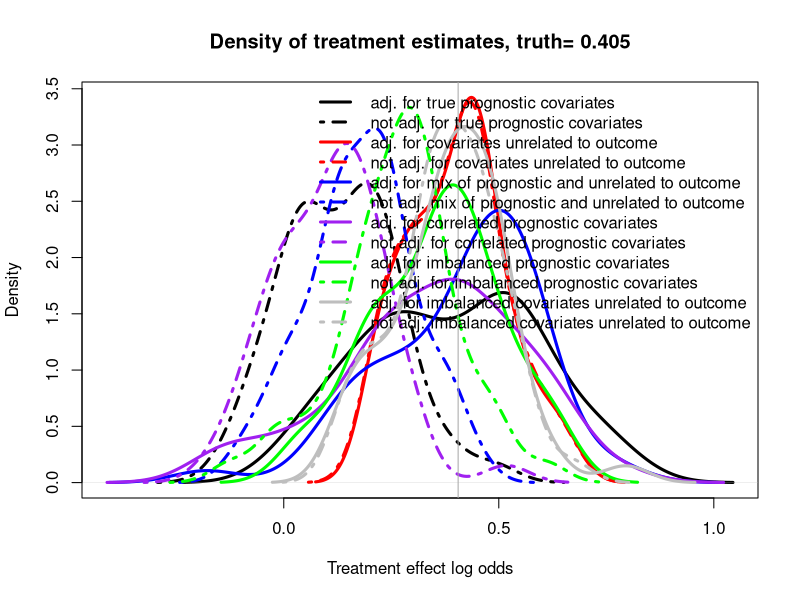
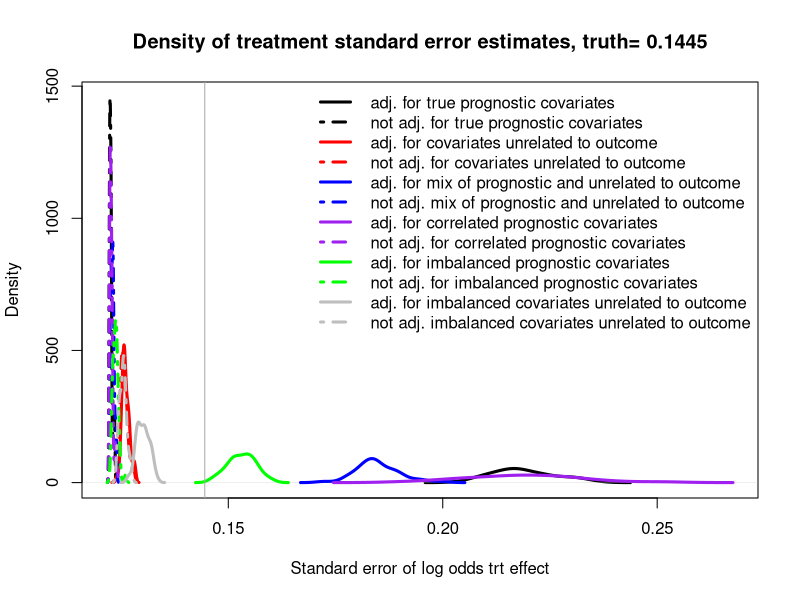

The R source for these figures, in order: (Note: this script raises an error after producing the figures.)
# R code to help reproduce app
# logistic regression covariate adjustment

#~~~~~~~~~~~~~~~~~~~~~~~~~~~~~~~~~~~~~~~~~~~~~~~~~~~~~~~~~~~~~~~~~~~~~~~~~~~~~~~~~~~~~~~


    #~~~~~~~~~~~~~~~~~~~~~~~~~~~~~~~~~~~~~~~~~~~~~~~~~~~~~~~~~~~~~~~~~~~~~~~~~~~~~~~~~~~~~~~
    
    rm(list=ls()) 
    set.seed(333) # reproducible
    
    library(Hmisc)
    library(reshape)
    library(rms)
    library(ggplot2)
    library(tidyverse)
    library(Matrix)
    
    options(max.print=1000000)    
    
    
    ## convenience functions
    p0 <- function(x) {formatC(x, format="f", digits=0)}
    p1 <- function(x) {formatC(x, format="f", digits=1)}
    p2 <- function(x) {formatC(x, format="f", digits=2)}
    p3 <- function(x) {formatC(x, format="f", digits=3)}
    p4 <- function(x) {formatC(x, format="f", digits=4)}
    p5 <- function(x) {formatC(x, format="f", digits=5)}
    
    logit <- function(p) log(1/(1/p-1))
    expit <- function(x) 1/(1/exp(x) + 1)
    inv_logit <- function(logit) exp(logit) / (1 + exp(logit))
    is.even <- function(x){ x %% 2 == 0 } # function to identify odd maybe useful
    
    options(width=200)
    options(scipen=999)
    w=4  # line type
    ww=3 # line thickness
    wz=1 
    
    
    RR=.37  # used to limit correlations between variables
    sd1= 3  # for X covariates sd
    
    # links to Rdata objects uploaded to Git, these are pre run simulations see the save function
    # see line 1224 for the save function
    pp<- "https://github.com/eamonn2014/RCT-covariate-adjust-binary-response/raw/master/cov-adj-binary-response/A%205000%20default%20settings%20theta%20log1.5%20-1.00%20-0.67%20-0.43.Rdata" # 5000 default log1.5 -1 -.67 -.43
    pp2<-"https://github.com/eamonn2014/RCT-covariate-adjust-binary-response/raw/master/cov-adj-binary-response/B%205000%20default%20settings%20theta%20log0.5%20-1.68%20-1.39%20%200.71.Rdata"
    pp3<-"https://github.com/eamonn2014/RCT-covariate-adjust-binary-response/raw/master/cov-adj-binary-response/C%205000%20default%20settings%20theta%20log2%20-3.46%20-1.05%20%201.15%20p1=.75.Rdata"
    pp4<-"https://github.com/eamonn2014/RCT-covariate-adjust-binary-response/raw/master/cov-adj-binary-response/D_10Ksims_5covariates_p1_0.12_theta_log1.3_covariates_-1.02%20_0.42_0.43_0.61%20_1.01_3_prog.Rdata"
    #~~~~~~~~~~~~~~~~~~~~~~~~~~~~~~~~~~~~~~~~~~~~~~~~~~~~~~~~~~~~~~~~~~~~~~~~~~~~~~~~~
    # load(url(pp))
    
    K1<-K<-3 
    Kp<-2
    p1<-0.35 
    theta<-log(1.5)
    pow <- .90 
    alpha<-5/100
    Fact<-3 
    simuls<-50 
    covar<-2 

  #~~~~~~~~~~~~~~~~~~~~~~~~~~~~~~~~~~~~~~~~~~~~~~~~~~~~~~~~~~~~~~~~~~~~~~~~~~
  #power the examples
  post.odds <- p1/(1-p1) * exp(theta)
  post.prob <- post.odds/(1+post.odds)
  Po <- bsamsize(p1, post.prob, fraction=.5, alpha=alpha, power=pow)  # getting the sampe size
  
  MM <- N <-ceiling(Po[1][[1]])*2  # total will always be even
  bigN <- MM  
  N1 <- MM/2
  N2 <- N1
  
  # not used, as I want se for log odds ratio 
  # se. <- sqrt(  p1*(1-p1) /(N1) +    post.prob*(1- post.prob)/(N2) ) 
  
  

#~~~~~~~~~~~~~~~~~~~~~~~~~~~~~~~~~~~~~~~~~~~~~~~~~~~~~~~~~~~~~~~~~~~~~~~~~~~~~~~~~~~~~~~~~~~~~~~~~~~~~~~~~~~~~~~~~~~~~~
# SIMULATION CODE STARTS HERE
# here is code to simulate scenarios prognostic covariates, covariates unrelated to y, mix of pro and unrelated to y covariates, 
#~~~~~~~~~~~~~~~~~~~~~~~~~~~~~~~~~~~~~~~~~~~~~~~~~~~~~~~~~~~~~~~~~~~~~~~~~~~~~~~~~~~~~~~~~~~~~~~~~~~~~~~~~~~~~~~~~~~~~~~

N1 <-  N # 
#~~~~~~~~~~~~~~~~~~~~~~~~~~~~~~~~~~~~~~~~~~~~~~~~~~~~~~~~~~~~~~~~~~~~~~~~~~
theta1 <- theta
# making up some beta coefficients, fixed for all simulations as it is outside loop
tx <- abs(-theta1)
b1 <- round(sort(runif(K1, -tx*Fact, tx*Fact)), digits=2) 

simfun <- function(N=N1, K=K1, a=log(p1/(1-p1)), sigma=sigma1, theta=(theta1), b=b1) {
  
  # randomi <- runif(N)  
  # we can select this, does not seem to have a big impact
  if (covar==1) {  
    X <- array(runif(N*K , -1,1), c(N,K))     # initially covars were uniform dist
  } else {
    X <- array(rnorm(N*K, 0, sd1), c(N,K))   
  }
  
  z <- sample(c(0,1), N, replace=T)            # treatment indicators
  
  # NEW CODE
  lp<-NULL
  lp = a+ X %*% b + theta*z 
  y <- ifelse(runif(N)  < plogis(lp), 1, 0)    # one liner RANDOM!!!
  lp<-NULL
  lp = a + theta*z 
  y2 <- ifelse(runif(N)  < plogis(lp), 1, 0)   # one liner RANDOM!!!
  lp<-NULL
  lp <- a+ X[,1:Kp] %*% b[1:Kp] + theta*z      # just have 3 variables associated with response
  y3 <- ifelse(runif(N)  < plogis(lp), 1, 0)   # one liner RANDOM!!!
  
  data.frame(X=X, y=y, z=z, y2=y2, y3=y3)
  
}

#https://stackoverflow.com/questions/5251507/how-to-succinctly-write-a-formula-with-many-variables-from-a-data-frame

# function to run the analyses
statfun <- function(d) {
  
  #~~~~~~~~~~~~~~~~~~~~~~~~~~~~~~~~~~~~~
  zz <- glm(y~.-y2-y3, data=d,   family = "binomial")     ## adjusting for prognostic X, y2 is not included by use of the '-'
  f <-  summary(zz)
  
  zz1 <- glm(y~z, data=d,   family = "binomial")          ## not adjusting for prognostic X, only trt. indicator included
  f1 <-  summary(zz1)
  #~~~~~~~~~~~~~~~~~~~~~~~~~~~~~~~~~~~~~
  zz2 <- glm(y2~.-y-y3,data=d,   family = "binomial")     ## adjusting for X which are not prognostic
  f2 <-  summary(zz2)
  
  zz3 <- glm(y2~z, data=d,   family = "binomial")         ## not adjusting for X which are not prognostic
  f3 <-  summary(zz3)
  #~~~~~~~~~~~~~~~~~~~~~~~~~~~~~~~~~~~~~
  zz4 <- glm(y3~.-y-y2,data=d,   family = "binomial")     ## adjusting some X  are prognostic
  f4 <-  summary(zz4)
  
  zz5 <- glm(y3~z, data=d,   family = "binomial")         ## not adjusting when some X  are prognostic
  f5 <-  summary(zz5)
  #~~~~~~~~~~~~~~~~~~~~~~~~~~~~~~~~~~~~~# 
  
  cbind(
    
    coef(f)["z", "Estimate"],
    coef(f)["z", "Std. Error"],
    
    coef(f1)["z", "Estimate"],
    coef(f1)["z", "Std. Error"],
    
    coef(f2)["z", "Estimate"],
    coef(f2)["z", "Std. Error"],
    
    coef(f3)["z", "Estimate"],
    coef(f3)["z", "Std. Error"], #8
    
    coef(f4)["z", "Estimate"],
    coef(f4)["z", "Std. Error"],
    
    coef(f5)["z", "Estimate"],
    coef(f5)["z", "Std. Error"],
    
    # collect p values
    coef(f)["z", "Pr(>|z|)"]  < alpha,  #13    
    coef(f1)["z", "Pr(>|z|)"] < alpha,
    coef(f2)["z", "Pr(>|z|)"] < alpha,
    coef(f3)["z", "Pr(>|z|)"] < alpha,
    coef(f4)["z", "Pr(>|z|)"] < alpha,
    coef(f5)["z", "Pr(>|z|)"] < alpha  , #18
    ## mse
    #mse for logistic regression https://rdrr.io/cran/dvmisc/man/get_mse.html
    sum(zz$residuals^2) / zz$df.residual ,
    sum(zz1$residuals^2) / zz1$df.residual, 
    sum(zz2$residuals^2) / zz2$df.residual ,
    sum(zz3$residuals^2) / zz3$df.residual ,
    sum(zz4$residuals^2) / zz4$df.residual ,
    sum(zz5$residuals^2) / zz5$df.residual ,
    
    (quantile( sum(zz$residuals^2) / zz$df.residual , .025)), #25
    (quantile( sum(zz$residuals^2) / zz$df.residual , .975)), 
    (quantile( sum(zz1$residuals^2) / zz1$df.residual , .025)), #25
    (quantile( sum(zz1$residuals^2) / zz1$df.residual , .975)), 
    (quantile( sum(zz2$residuals^2) / zz2$df.residual , .025)), #25
    (quantile( sum(zz2$residuals^2) / zz2$df.residual , .975)), 
    (quantile( sum(zz3$residuals^2) / zz3$df.residual , .025)), #25
    (quantile( sum(zz3$residuals^2) / zz3$df.residual , .975)), 
    (quantile( sum(zz4$residuals^2) / zz4$df.residual , .025)), #25
    (quantile( sum(zz4$residuals^2) / zz4$df.residual , .975)), 
    (quantile( sum(zz5$residuals^2) / zz5$df.residual , .025)), #25
    (quantile( sum(zz5$residuals^2) / zz5$df.residual , .975)), 
    
    f$aic,  #37
    f1$aic,
    f2$aic,
    f3$aic,
    f4$aic,
    f5$aic ,   #42
    
    # https://thestatsgeek.com/2014/02/08/r-squared-in-logistic-regression/
    1-(-f$deviance/2)/(-f$null.deviance/2),
    1-(-f1$deviance/2)/(-f1$null.deviance/2),
    1-(-f2$deviance/2)/(-f2$null.deviance/2),
    1-(-f3$deviance/2)/(-f3$null.deviance/2),
    1-(-f4$deviance/2)/(-f4$null.deviance/2),
    1-(-f5$deviance/2)/(-f5$null.deviance/2)
  )
}

library(plyr)
res <- raply(simuls, statfun(simfun())) # run the model many times
# summarize
result <- apply(res,2,mean)
q1.result <- apply(res,2, quantile, probs=c(0.025), na.rm=TRUE)
q2.result <- apply(res,2, quantile, probs=c(0.975), na.rm=TRUE)
# collect




#~~~~~~~~~~~~~~~~~~~~~~~~~~~~~~~~~~~~~~~~~~~~~~~~~~~~~~~~~~~~~~~~~~~~~~~~~~~~
 

#~~~~~~~~~~~~~~~~~~~~~~~~~~~~~~~~~~~~~~~~~~~~~~~~~~~~~~~~~~~~~~~~~~~~~~~~~~~~~~~~~~~~~~~~~~~~~~~~~~~~~~~~~~~~~~~~~~~~~~~
# simulation code 2 do the same as the first simulation code, but this time correlated covariates are created
#~~~~~~~~~~~~~~~~~~~~~~~~~~~~~~~~~~~~~~~~~~~~~~~~~~~~~~~~~~~~~~~~~~~~~~~~~~~~~~~~~~~~~~~~~~~~~~~~~~~~~~~~~~~~~~~~~~~~~~~
 
  #~~~~~~~~~~~~~~~~~~~~~~~~~~~~~~~~~~~~~~~~~~~~~~~~~~~~~~~~~~~~~~~~~~~~~~~~~~
  # simulate models many times collect estimate and SE
  
  simfun2 <- function(N=N1, K=K1, a=log(p1/(1-p1)), theta=(theta1), b=b1) {
    # randomi <- runif(N)  
    x <- Matrix(runif(K*K,-RR,RR), K)   # create a correlation matrix randomly , wont allow very high correlations
    
    A <- forceSymmetric(x)
    
    diag(A) <- 1
    
    M <- A
    
    M <- nearPD(M, conv.tol = 1e-7)$mat # default
    # Cholesky decomposition
    L = chol(M)
    nvars = dim(L)[1]
    
    # Random variables that follow an M correlation matrix
    r = t(L) %*% matrix(rnorm(nvars*N, 0,sd1), nrow=nvars, ncol=N)  #2,2
    r = t(r)
    
    r <- as.matrix(r)#
    rdata <- as.data.frame(r)
    XX<- as.matrix(rdata)
    z <- sample(c(0,1), N, replace=T)                # treatment indicator
    lp<-NULL
    lp <- a+ XX %*% b + theta*z     # betas created earlier
    y <- ifelse(runif(N)  < plogis(lp), 1, 0)   # one line
    
    data.frame(X=XX, y=y, z=z)
    
  }
  
  #https://stackoverflow.com/questions/5251507/how-to-succinctly-write-a-formula-with-many-variables-from-a-data-frame
  
  statfun2 <- function(d) {
    #~~~~~~~~~~~~~~~~~~~~~~~~~~~~~~~~~~~~~
    zz <- glm(y~. , data=d,   family = "binomial")      ## adjusting for prognostic X, y2 is not included by use of the '-'
    f <-  summary(zz)
    
    zz1 <- glm(y~z , data=d,   family = "binomial")      ## adjusting for prognostic X, y2 is not included by use of the '-'
    f1 <-  summary(zz1)
    
    cbind(
      coef(f)["z", "Estimate"],
      coef(f)["z", "Std. Error"],
      coef(f1)["z", "Estimate"],
      coef(f1)["z", "Std. Error"], 
      
      coef(f)["z", "Pr(>|z|)"]  < alpha,   
      coef(f1)["z", "Pr(>|z|)"]  < alpha,
      
      ## mse
      sum(zz$residuals^2) / zz$df.residual ,
      sum(zz1$residuals^2) / zz1$df.residual, 
      
      (quantile( sum(zz$residuals^2) / zz$df.residual , .025)), #25
      (quantile( sum(zz$residuals^2) / zz$df.residual , .975)), 
      
      (quantile( sum(zz1$residuals^2) / zz1$df.residual , .025)), #25
      (quantile( sum(zz1$residuals^2) / zz1$df.residual , .975)), 
      
      f$aic,  #37
      f1$aic,
      
      # https://thestatsgeek.com/2014/02/08/r-squared-in-logistic-regression/
      1-(-f$deviance/2)/(-f$null.deviance/2),
      1-(-f1$deviance/2)/(-f1$null.deviance/2)
      
    )
    
  }
  
  library(plyr)
  res2 <- raply(simuls, statfun2(simfun2())) # run the model many times
  result2 <- apply(res2,2,mean)
  q1.result2 <- apply(res2,2, quantile, probs=c(0.025), na.rm=TRUE)
  q2.result2 <- apply(res2,2, quantile, probs=c(0.975), na.rm=TRUE)
  
 

#~~~~~~~~~~~~~~~~~~~~~~~~~~~~~~~~~~~~~~~~~~~~~~~~~~~~~~~~~~~~~~~~~~~~~~~~~~~~~~~~~~~~~~~~~~~~~~~~~~~~~~~~~~~~~~~~~~~~~~~
# do the same as the first simulation code, but this time imbalanced covariates are created
#~~~~~~~~~~~~~~~~~~~~~~~~~~~~~~~~~~~~~~~~~~~~~~~~~~~~~~~~~~~~~~~~~~~~~~~~~~~~~~~~~~~~~~~~~~~~~~~~~~~~~~~~~~~~~~~~~~~~~~~
   # simulate models many times collect estimate and SE
  
  simfun3<- function(N=N1, K=K1, a=log(p1/(1-p1)),  theta=(theta1), b=b1) {
    
    MM = N
    N2=MM/2
    N1=N2 
    
    if (covar==1) {  
      X1 <- array(runif(N1*K , -1,1), c(N1,K))  
      X2 <- array(runif(N2*K , -.8,1.2), c(N2,K))   ##imbalance compared to above
      XY <- X <- rbind(X1,X2)
    } else {
      X1 <- array(rnorm(N1*K, 0,  1), c(N1,K))  
      X2 <- array(rnorm(N2*K, .3, 1), c(N2,K))   ##imbalance compared to above
      XY <- X <- rbind(X1,X2)
    }
    
    #~~~~~~~~~~~~~~~~~~~~~~~~~~~~~~~~~~~~~~~~~~~~~~~~~~~~
    #randomi <- runif(N) 
    z <- rep(0:1, c(N1,N2))  #assign 1 so we maintain shift in arms
    lp<-NULL
    lp = a+ X %*% b + theta*z 
    y <- ifelse(runif(N)  < plogis(lp), 1, 0)   # one liner RANDOM!!!
    lp<-NULL
    lp = a + theta*z 
    y2 <- ifelse(runif(N)  < plogis(lp), 1, 0)   # one liner RANDOM!!!
    
    data.frame(X=XY, y=y, z=z, y2=y2)
    
  }
  
  #https://stackoverflow.com/questions/5251507/how-to-succinctly-write-a-formula-with-many-variables-from-a-data-frame
  
  statfun3 <- function(d) {
    #~~~~~~~~~~~~~~~~~~~~~~~~~~~~~~~~~~~~~
    
    zz <- glm(y~.-y2,  data=d,   family = "binomial")      ## adjusting for prognostic X, y2 is not included by use of the '-'
    f <-  summary(zz)
    
    zz1 <- glm(y~z,  data=d,   family = "binomial")      ## adjusting for prognostic X, y2 is not included by use of the '-'
    f1 <-  summary(zz1)
    
    zz2 <- glm(y2~.-y,  data=d,   family = "binomial")      ## adjusting for prognostic X, y2 is not included by use of the '-'
    f2 <-  summary(zz2)
    
    zz3 <- glm(y2~z,  data=d,   family = "binomial")      ## adjusting for prognostic X, y2 is not included by use of the '-'
    f3 <-  summary(zz3)
    
    cbind(
      coef(f)["z", "Estimate"],
      coef(f)["z", "Std. Error"],
      
      coef(f1)["z", "Estimate"],
      coef(f1)["z", "Std. Error"],
      
      coef(f2)["z", "Estimate"],
      coef(f2)["z", "Std. Error"],
      
      coef(f3)["z", "Estimate"],
      coef(f3)["z", "Std. Error"], #8
      
      # collect p values for power
      coef(f)["z", "Pr(>|z|)"]  < alpha,  #9
      coef(f1)["z", "Pr(>|z|)"] < alpha,
      coef(f2)["z", "Pr(>|z|)"] < alpha,
      coef(f3)["z", "Pr(>|z|)"] < alpha,
      
      ## mse
      #mse for logistic regression https://rdrr.io/cran/dvmisc/man/get_mse.html
      sum(zz$residuals^2) / zz$df.residual ,
      sum(zz1$residuals^2) / zz1$df.residual, 
      sum(zz2$residuals^2) / zz2$df.residual ,
      sum(zz3$residuals^2) / zz3$df.residual ,
      
      
      (quantile( sum(zz$residuals^2) / zz$df.residual , .025)), #25
      (quantile( sum(zz$residuals^2) / zz$df.residual , .975)), 
      
      (quantile( sum(zz1$residuals^2) / zz1$df.residual , .025)), #25
      (quantile( sum(zz1$residuals^2) / zz1$df.residual , .975)), 
      
      (quantile( sum(zz2$residuals^2) / zz2$df.residual , .025)), #25
      (quantile( sum(zz2$residuals^2) / zz2$df.residual , .975)), 
      
      (quantile( sum(zz3$residuals^2) / zz3$df.residual , .025)), #25
      (quantile( sum(zz3$residuals^2) / zz3$df.residual , .975)), 
      
      f$aic,  #37
      f1$aic,
      f2$aic,
      f3$aic,
      
      # https://thestatsgeek.com/2014/02/08/r-squared-in-logistic-regression/
      1-(-f$deviance/2)/(-f$null.deviance/2),
      1-(-f1$deviance/2)/(-f1$null.deviance/2),
      1-(-f2$deviance/2)/(-f2$null.deviance/2),
      1-(-f3$deviance/2)/(-f3$null.deviance/2) 
      
    )
    
  }
  
  library(plyr)
  res3 <- raply(simuls, statfun3(simfun3())) # run the model many times
  # summarize
  result3 <- apply(res3,2,mean)
  q1.result3 <- apply(res3,2, quantile, probs=c(0.025), na.rm=TRUE)
  q2.result3 <- apply(res3,2, quantile, probs=c(0.975), na.rm=TRUE)
  # collect
 

#~~~~~~~~~~~~~~~~~~~~~~~~~~~~~~~~~~~~~~~~~~~~~~~~~~~~~~~~~~~~~~~~~~~~~~
# simulation plots
#~~~~~~~~~~~~~~~~~~~~~~~~~~~~~~~~~~~~~~~~~~~~~~~~~~~~~~~~~~~~~~~~~~~~~~
# collect simulation trt effect estimates from simulation and plot!

  
  
  d1 <-  density(res[,1] )
  d2 <-  density(res[,3] )
  d3 <-  density(res[,5] )
  d4 <-  density(res[,7] )
  d5 <-  density(res[,9] )
  d6 <-  density(res[,11] )
  d7 <-  density(res2[,1] )
  d8 <-  density(res2[,3] )
  d9 <-   density(res3[,1] )
  d10 <-  density(res3[,3] )
  d11 <-  density(res3[,5] )
  d12 <-  density(res3[,7] )
  
  dz <- max(c(d1$y, d2$y, d3$y, d4$y, d5$y, d6$y, d7$y, d8$y  , d9$y, d10$y, d11$y, d12$y  ))
  dx <- range(c(d1$x,d2$x,  d3$x, d4$x, d5$x, d6$x, d7$x, d8$x   , d9$x, d10$x, d11$x, d12$x  ))
  
  
    plot((d1), xlim = dx, main=paste0("Density of treatment estimates, truth= ",p3(theta1),""), ylim=c(0,dz),lty=wz, lwd=ww,
         xlab="Treatment effect log odds",  
         ylab="Density")                           
    lines( (d2), col = "black", lty=w, lwd=ww)  
    lines( (d3), col = "red", lty=wz, lwd=ww)    
    lines( (d4), col = "red", lty=w, lwd=ww)          
    lines( (d5), col = "blue", lty=wz, lwd=ww)       
    lines( (d6), col = "blue", lty=w, lwd=ww)       
    lines( (d7), col = "purple", lty=wz, lwd=ww)       
    lines( (d8), col = "purple", lty=w, lwd=ww)       
    
    lines( (d9), col = "green", lty=wz, lwd=ww)       
    lines( (d10), col = "green", lty=w, lwd=ww)       
    lines( (d11), col = "grey", lty=wz, lwd=ww)       
    lines( (d12), col = "grey", lty=w, lwd=ww)  
    
 
  
  abline(v = theta1, col = "darkgrey")                
  legend("topright",       # Add legend to density
         legend = c(" adj. for true prognostic covariates", 
                    " not adj. for true prognostic covariates" ,
                    " adj. for covariates unrelated to outcome", 
                    " not adj. for covariates unrelated to outcome",
                    " adj. for mix of prognostic and unrelated to outcome", 
                    " not adj. mix of prognostic and unrelated to outcome", 
                    " adj. for correlated prognostic covariates", 
                    " not adj. for correlated prognostic covariates",
                    " adj. for imbalanced prognostic covariates", 
                    " not adj. for imbalanced prognostic covariates", 
                    " adj. for imbalanced covariates unrelated to outcome", 
                    " not adj. imbalanced covariates unrelated to outcome"
                    
         ),
         col = c("black", "black","red","red","blue", "blue", "purple", "purple", "green", "green", "grey", "grey"),
         lty = c(wz, w,wz,w,wz,w,wz,w,wz,w,wz,w)  ,lwd=ww
         , bty = "n", cex=1)
 

#~~~~~~~~~~~~~~~~~~~~~~~~~~~~~~~~~~~~~~~~~~~~~~~~~~~~~~~~~~~~~~~~~~~~~~~~~~~~~~~~~~~~~~~~~~~~~~~~~~~~~~~    
#~~~~~~~~~~~~~~~~~~~~~~~~~~~~~~~~~~~~~~~~~~~~~~~~~~~~~~~~~~~~~~~~~~~~~~~~~~~~~~~~~~~~~~~~~~~~~~~~~~~~~~~
#~~~~~~~~~~~~~~~~~~~~~~~~~~~~~~~~~~~~~~~~~~~~~~~~~~~~~~~~~~~~~~~~~~~~~~~~~~~~~~~~~~~~~~~~~~~~~~~~~~~~~~~    
#~~~~~~~~~~~~~~~~~~~~~~~~~~~~~~~~~~~~~~~~~~~~~~~~~~~~~~~~~~~~~~~~~~~~~~~~~~~~~~~~~~~~~~~~~~~~~~~~~~~~~~~    

# Need to be able to calculate logistic regression se analytically base on p1 and OR?
# so for now we do simulation, not ideal

 
# 
#   N<- mcmc()$N
# 
#   ## function to simulate simple dataset #####################################################################
#   
#   fun.d<-function(nsample, drug.allocation, 
#                   alpha,  beta.drug,
#                   seed=NULL){ 
#     
#     if (!is.null(seed)) set.seed(seed)
#     
#     drug<- (rbinom(nsample, 1, prob =drug.allocation ))   
#     
#     Xmat <- model.matrix(~ drug )
#     beta.vec <- c(alpha,  beta.drug )
#     
#     lin.pred <- Xmat[,] %*% beta.vec                 # Value of lin.predictor
#     exp.p <- exp(lin.pred) / (1 + exp(lin.pred))     # Expected proportion
#     y <- rbinom(n = nsample, size = 1, prob = exp.p) # Add binomial noise
#     #y<- runif(nsample) <  exp.p                     # alternatively ads noise in this way
#     
#     d<-as.data.frame(cbind(y, drug))         # create a dataset
#     
#     return(d)
#     
#   }
#   
#  # function to pull out se######################################################################################
#   simfunc <- function(d) {
#     fit1 <- glm(y  ~ drug , d, family = binomial) 
#     c( summary(fit1)$coef["drug","Std. Error"] )   # collect se
#   }
#   
#  ################################################################################################################
#  out <- replicate(1000, simfunc(fun.d( nsample=N, drug.allocation=0.5,    
#                                       alpha=log(p1/(1-p1)),  # turn prob into odds and enter this here
#                                       beta.drug=(theta1))))
# 
# ################################################################################################################
#  se. <- mean(out)
# 
#    
# return(list(   
#   
#   se.=se. 
# ))

###############################################################################################################
# True standard error 
# not relying on simulation
# logistic regression se by hand for log odds ratio of drug effect based on p1 and OR from which N is calculated
############################################################################################################### 
 
  
 
  
  
  (post.odds <- p1/(1-p1) *  (theta1))          # calculate post odds
  (p2 <-post.prob <- post.odds/(post.odds+1))  # calculate post prob
  
  # calcualte N in each cell of 2by2 table
  cellA <-  (1-p1)*N/2
  cellC	<- p1*N/2
  cellB	<- (1-p2)*N/2
  cellD	<- p2*N/2
  
  # now se of log odds ratio
  se. <- log.odds.se. <- sqrt((1/cellA)+(1/cellB)+(1/cellC)+(1/cellD))
  
  
#~~~~~~~~~~~~~~~~~~~~~~~~~~~~~~~~~~~~~~~~~~~~~~~~~~~~~~~~~~~~~~~~~~~~~~~~~~~~~~~~~~~~~~~~~~~~~~~~~~~~~~~    
#~~~~~~~~~~~~~~~~~~~~~~~~~~~~~~~~~~~~~~~~~~~~~~~~~~~~~~~~~~~~~~~~~~~~~~~~~~~~~~~~~~~~~~~~~~~~~~~~~~~~~~~    
#~~~~~~~~~~~~~~~~~~~~~~~~~~~~~~~~~~~~~~~~~~~~~~~~~~~~~~~~~~~~~~~~~~~~~~~~~~~~~~~~~~~~~~~~~~~~~~~~~~~~~~~    
#~~~~~~~~~~~~~~~~~~~~~~~~~~~~~~~~~~~~~~~~~~~~~~~~~~~~~~~~~~~~~~~~~~~~~~~~~~~~~~~~~~~~~~~~~~~~~~~~~~~~~~~    


#~~~~~~~~~~~~~~~~~~~~~~~~~~~~~~~~~~~~~~~~~~~~~~~~~~~~~~~~~~~~~~~~~~~~~~~~~~~~~~~~~~~~~~~~~~~~~~~~~~~~~~~~~~~~~~~~~~~~~~~~~~~~~~#
# SIMUALTION PLOT
#~~~~~~~~~~~~~~~~~~~~~~~~~~~~~~~~~~~~~~~~~~~~~~~~~~~~~~~~~~~~~~~~~~~~~~~~~~~~~~~~~~~~~~~~~~~~~~~~~~~~~~~~~~~~~~~~~~~~~~~~~~~~~~#
# collect simulatio standard error estimates from simulation and plot!
 
 
  #######################
  # here we save simulation results
  # rename if important to keep
   #######################
  
  d1 <-  density(res[,2] )
  d2 <-  density(res[,4] )
  d3 <-  density(res[,6] )
  d4 <-  density(res[,8] )
  d5 <-  density(res[,10] )
  d6 <-  density(res[,12] )
  d7 <-  density(res2[,2] )
  d8 <-  density(res2[,4] )
  
  d9 <-   density(res3[,2] )
  d10 <-  density(res3[,4] )
  d11 <-  density(res3[,6] )
  d12 <-  density(res3[,8] )
  
  
  dz <- max(c(d1$y, d2$y, d3$y, d4$y, d5$y, d6$y, d7$y, d8$y  , d9$y, d10$y, d11$y, d12$y    ))
  dx <- range(c(d1$x,d2$x,  d3$x, d4$x, d5$x, d6$x, d7$x, d8$x   , d9$x, d10$x, d11$x, d12$x    ))
  
     
    plot( (d1), xlim = c(dx), main=paste0("Density of treatment standard error estimates, truth= ",p4(se.),""), ylim=c(0,dz),lty=wz, lwd=ww,
          xlab="Standard error of log odds trt effect",  
          ylab="Density")  
    lines( (d2), col = "black", lty=w, lwd=ww)  
    lines( (d3), col = "red", lty=wz, lwd=ww)    
    lines( (d4), col = "red", lty=w, lwd=ww)          
    lines( (d5), col = "blue", lty=wz, lwd=ww)       
    lines( (d6), col = "blue", lty=w, lwd=ww)       
    lines( (d7), col = "purple", lty=wz, lwd=ww)       
    lines( (d8), col = "purple", lty=w, lwd=ww)       
    
    lines( (d9), col = "green", lty=wz, lwd=ww)       
    lines( (d10), col = "green", lty=w, lwd=ww)       
    lines( (d11), col = "grey", lty=wz, lwd=ww)       
    lines( (d12), col = "grey", lty=w, lwd=ww)  
    
  
  abline(v = se., col = "darkgrey")   
  legend("topright",           # Add legend to density
         legend = c(" adj. for true prognostic covariates", 
                    " not adj. for true prognostic covariates" ,
                    " adj. for covariates unrelated to outcome", 
                    " not adj. for covariates unrelated to outcome",
                    " adj. for mix of prognostic and unrelated to outcome", 
                    " not adj. mix of prognostic and unrelated to outcome", 
                    " adj. for correlated prognostic covariates", 
                    " not adj. for correlated prognostic covariates",
                    " adj. for imbalanced prognostic covariates", 
                    " not adj. for imbalanced prognostic covariates", 
                    " adj. for imbalanced covariates unrelated to outcome", 
                    " not adj. imbalanced covariates unrelated to outcome"
                    
         ),
         col = c("black", "black","red","red","blue", "blue", "purple", "purple", "green", "green", "grey", "grey"),
         lty = c(wz, w,wz,w,wz,w,wz,w,wz,w,wz,w) ,lwd=ww
         , bty = "n", cex=1)
 

#~~~~~~~~~~~~~~~~~~~~~~~~~~~~~~~~~~~~~~~~~~~~~~~~~~~~~~~~~~~~~~~~~~~~~~~~~~~~~~~~~~~~~~~~~~~~~~~~~~~~~~~~~~~~~~~~~~~~~~~~~~~~~
  p2 <- function(x) {formatC(x, format="f", digits=2)}  
  zz <- rbind(
    (c( p4(result[1])   ,     p2(q1.result[1])  ,  p2(q2.result[1])   , p4(result[2] ) ,  p4(result[13] ) ,  p4(result[1] -theta1) ,      p4(result[37] )    ,  p4(result[43] )         )) ,
    (c( p4(result[3])   ,     p2(q1.result[3]) ,   p2(q2.result[3])   , p4(result[4] ) ,  p4(result[14] ) ,  p4(result[3] -theta1) ,      p4(result[38] )    ,  p4(result[44] )        )) ,
    (c( p4(result[5])   ,     p2(q1.result[5]) ,   p2(q2.result[5])   , p4(result[6] ) ,  p4(result[15] ) ,  p4(result[5] -theta1) ,      p4(result[39] )    ,  p4(result[45] )        )) ,
    (c( p4(result[7])   ,     p2(q1.result[7]) ,   p2(q2.result[7])   , p4(result[8] ) ,  p4(result[16] ) ,  p4(result[7] -theta1) ,      p4(result[40] )    ,  p4(result[46] )         )) ,
    (c( p4(result[9])   ,     p2(q1.result[9]) ,   p2(q2.result[9])   , p4(result[10] ) , p4(result[17] ) ,  p4(result[9] -theta1) ,      p4(result[41] )    ,  p4(result[47] )           )) ,
    (c( p4(result[11])  ,     p2(q1.result[11]) ,  p2(q2.result[11])  , p4(result[12] ) , p4(result[18] ) ,  p4(result[11] -theta1) ,      p4(result[42] )    ,  p4(result[48] )         )) ,
    (c( p4(result2[1])  ,     p2(q1.result2[1]),   p2(q2.result2[1])  , p4(result2[2] ) , p4(result2[5] ) ,  p4(result2[1] -theta1) ,      p4(result2[13] )   ,  p4(result2[15] )         )) ,
    (c( p4(result2[3])  ,     p2(q1.result2[3])  , p2(q2.result2[3])  , p4(result2[4] ) , p4(result2[6] ) ,  p4(result2[3] -theta1) ,      p4(result2[14] )   ,  p4(result2[16] )          )),
    (c( p4(result3[1])  ,     p2(q1.result3[1])  , p2(q2.result3[1])   , p4(result3[2] ) ,  p4(result3[9] ) ,  p4(result3[1] -theta1) , p4(result3[25] )   ,  p4(result3[29] )         )) ,
    (c( p4(result3[3])  ,     p2(q1.result3[3]) ,  p2(q2.result3[3])   , p4(result3[4] ) ,  p4(result3[10] ) ,  p4(result3[3] -theta1) ,p4(result3[26] )   ,  p4(result3[30] )         )) ,
    (c( p4(result3[5])  ,     p2(q1.result3[5]) ,  p2(q2.result3[5])   , p4(result3[6] ) ,  p4(result3[11] ) ,  p4(result3[5] -theta1) , p4(result3[27] )  ,  p4(result3[31] )         )) ,
    (c( p4(result3[7])  ,     p2(q1.result3[7]) ,  p2(q2.result3[7])   , p4(result3[8] ) ,  p4(result3[12] ) ,  p4(result3[7] -theta1) , p4(result3[28] )  ,  p4(result3[32]  )         )) 
  ) 
  
  zz <- as.data.frame(zz)
  
  colnames(zz) <- c("Mean  ", "Lower 95%CI", "Upper 95%CI", "Stand.error", "Power ","B" , "sigma","R2")
  
  zz <- data.frame(lapply(zz, function(x) as.numeric(as.character(x))))
  zz <- as.data.frame(zz)
  rownames(zz)<- c(
    " adj. for true prognostic covariates", 
    " not adj. for true prognostic covariates" ,
    " adj. for non prognostic covariates", 
    " not adj. for non prognostic covariates",
    " adj. for some non prognostic covariates", 
    " not adj. when some prognostic covariates", 
    " adj. for correlated prognostic covariates", 
    " not adj. for correlated prognostic covariates",
    " adj. for imbalanced prognostic covariates",
    " not adj. for imbalanced prognostic covariates",  
    " adj. for non prognostic imbalanced covariates",
    " not adj. for non prognostic imbalanced covariates"
  )
  zz <- zz[order(zz$B),]
  
  
  colnames(zz) <- c("Mean  ", "Lower 95%CI", "Upper 95%CI", "Std.error", "Power ","bias" , "AIC","McFadden's R2")
  zz <- zz[order(zz$AIC),]
  
  
  
  
  
  
  
  
  
  
  
  
  
  
  #~~~~~~~~~~~~~~~~~~~~~~~~~~~~~~~~~~~~~~~~~~~~~~~~~~~~~~~~~~~~~~~~~~~~~~~~~~
  # simulation 
  #~~~~~~~~~~~~~~~~~~~~~~~~~~~~~~~~~~~~~~~~~~~~~~~~~~~~~~~~~~~~~~~~~~~~~~~~~~
  
  fun.d<-function(nsample, drug.allocation, 
                  alpha,  beta.drug,
                  seed=NULL){ 
    
    if (!is.null(seed)) set.seed(seed)
    
    drug<- (rbinom(nsample, 1, prob =drug.allocation ))   
    
    Xmat <- model.matrix(~ drug )
    beta.vec <- c(alpha,  beta.drug )
    
    lin.pred <- Xmat[,] %*% beta.vec                 # Value of lin.predictor
    exp.p <- exp(lin.pred) / (1 + exp(lin.pred))     # Expected proportion
    y <- rbinom(n = nsample, size = 1, prob = exp.p) # Add binomial noise
    #y<- runif(nsample) <  exp.p                     # alternatively ads noise in this way
    
    d<-as.data.frame(cbind(y, drug))         # create a dataset
    
    return(d)
  }
  
  #~~~~~~~~~~~~~~~~~~~~~~~~~~~~~~~~~~~~~~~~~~~~~~~~~~~~~~~~~~~~~~~
  
  # functions to fit model and pull out a stat
  # lrtest
  simfunc <- function(d) {
    fit1 <- glm(y  ~ drug , d, family = binomial) 
    fit2 <- glm(y  ~ 1, d, family = binomial) 
    c(anova(fit1,fit2, test='Chisq')[2,5] )
  }
  
  #~~~~~~~~~~~~~~~~~~~~~~~~~~~~~~~~~~~~~~~~~~~~~~~~~~~~~~~~~~~~~~
  # wald test
  simfunc <- function(d) {
    fit1 <- glm(y  ~ drug , d, family = binomial) 
    c( summary(fit1)$coef["drug","Pr(>|z|)"] )
  }
  
  # ~~~~~~~~~~~~~~~~~~~~~~~~~~~~~~~~~~~~~~~~~~~~~~~~~~~~~~~~~~~~~~
  
  
  NN <- 300
  
  pp1 <- .25
  
  pp2 <- .35   # odds ratio 
  
  allocation <- .5

  orx <- "yes"  # what do we want pp2 to be odds ratio or baseline proportion
  # ~~~~~~~~~~~~~~~~~~~~~~~~~~~~~~~~~~~~~~~~~~~~~~~~~~~~~~~~~~~~~~
  
  if (orx %in% "yes") {
    pp3 <- pp1 * pp2/(1 - pp1 + pp1 * pp2)
    or <- pp2
  } else  {
    pp3 <- pp2
    or <- pp2/(1-pp2) / (   pp1/(1-pp1) )
  }  
  # ~~~~~~~~~~~~~~~~~~~~~~~~~~~~~~~~~~~~~~~~~~~~~~~~~~~~~~~~~~~~~~
    pp2 <- pp3
  # ~~~~~~~~~~~~~~~~~~~~~~~~~~~~~~~~~~~~~~~~~~~~~~~~~~~~~~~~~~~~~~
    out <- replicate(499, simfunc(fun.d( nsample=NN,     
                                         drug.allocation=allocation,  
                                         alpha=log(odds),  
                                         beta.drug=log(or))))
    
    pow <-  mean( out < 0.05, na.rm=TRUE )   
    pow
    
    # frank harrell
    Hmisc::bpower(p1=pp1, odds.ratio=c(or ),  alpha=c(0.05) , n1=NN*(1-allocation), n2=NN*(allocation) ) 
   # ~~~~~~~~~~~~~~~~~~~~~~~~~~~~~~~~~~~~~~~~~~~~~~~~~~~~~~~~~~~~~~
    
   # ~~~~~~~~~~~~~~~~~~~~~~~~~~~~~~~~~~~~~~~~~~~~~~~~~~~~~~~~~~~~~~~~
    NN <- 300
    
    pp1 <- .25
    
    pp2 <- .35   # odds ratio 
 
    allocation <- .5
    
    orx <- "no"  # what do we want pp2 to be odds ratio or baseline proportion
    # ~~~~~~~~~~~~~~~~~~~~~~~~~~~~~~~~~~~~~~~~~~~~~~~~~~~~~~~~~~~~~~
    
    if (orx %in% "yes") {
      pp3 <- pp1 * pp2/(1 - pp1 + pp1 * pp2)
      or <- pp2
    } else  {
      pp3 <- pp2
      or <- pp2/(1-pp2) / (   pp1/(1-pp1) )
    }  
    # ~~~~~~~~~~~~~~~~~~~~~~~~~~~~~~~~~~~~~~~~~~~~~~~~~~~~~~~~~~~~~~
    pp2 <- pp3
    # ~~~~~~~~~~~~~~~~~~~~~~~~~~~~~~~~~~~~~~~~~~~~~~~~~~~~~~~~~~~~~~
    out <- replicate(499, simfunc(fun.d( nsample=NN,     
                                         drug.allocation=allocation,  
                                         alpha=log(odds),  
                                         beta.drug=log(or))))
    
    pow <-  mean( out < 0.05, na.rm=TRUE )   
    pow
    
    # frank harrell
    Hmisc::bpower(p1=pp1, odds.ratio=c(or ),  alpha=c(0.05) , n1=NN*(1-allocation), n2=NN*(allocation) ) 
    # ~~~~~~~~~~~~~~~~~~~~~~~~~~~~~~~~~~~~~~~~~~~~~~~~~~~~~~~~~~~~~~
    
    
    
    
    
    
    
    
    
    
    
    
    
    
    
    
    
    
    
    
    
    
    
    
  
  
  
  
  
  
  
  
  
  
  
  
  
  
  
  
  
